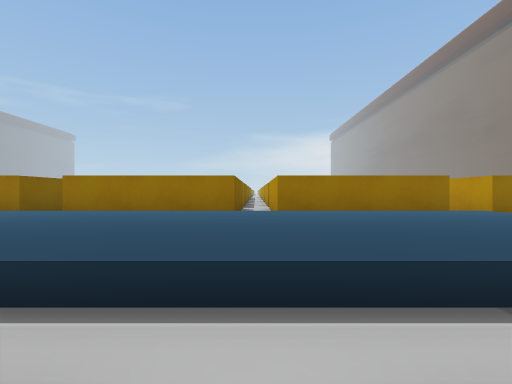
view 1 (above)

20 first-person views from a walk through a 3-D level made in the Unity game engine. The camera is 0.62 m above the floor, looks level and sees 85° across. The floor is counted in squares, 1 m on a side. Each view is taken from the middle of a square. On the plan, view 1 faces up. The plan holds only what a view shows up to about 9 squares ahead; the rest is blank. The place goes on beyond the plan. The player character is not drawn.

view 2
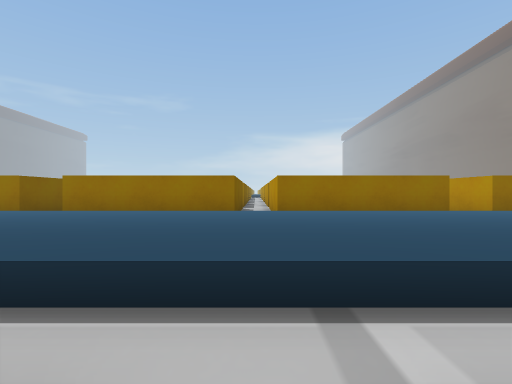

view 3
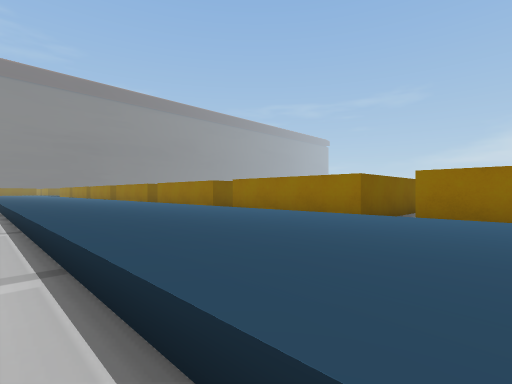

view 4
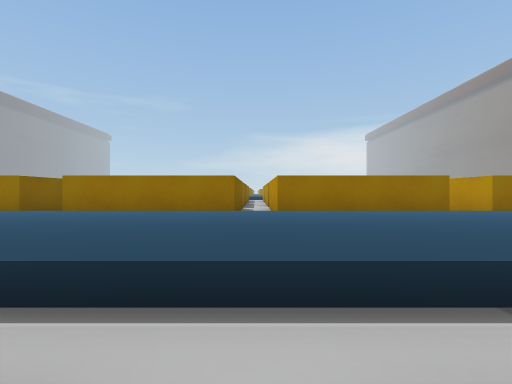

view 5
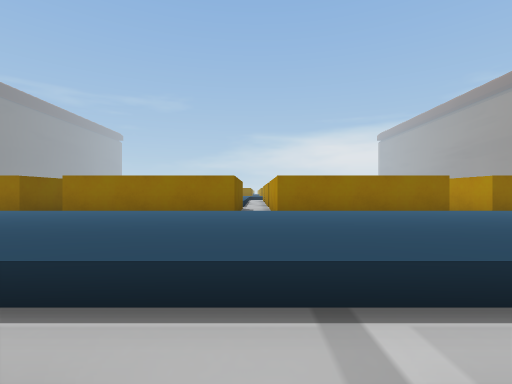

view 6
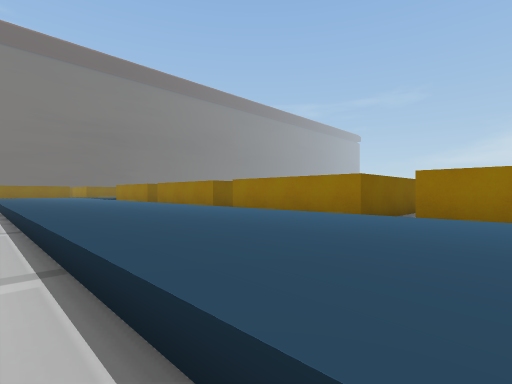

view 7
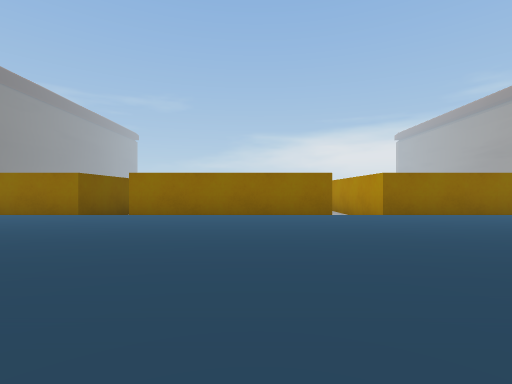

view 8
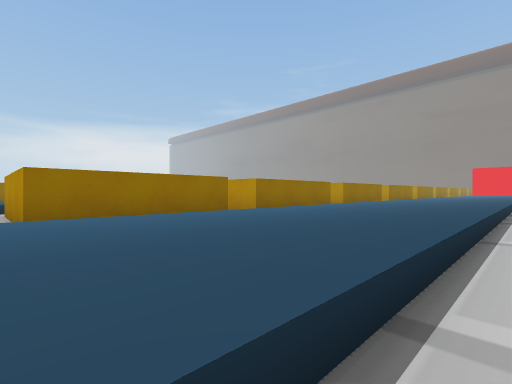

view 9
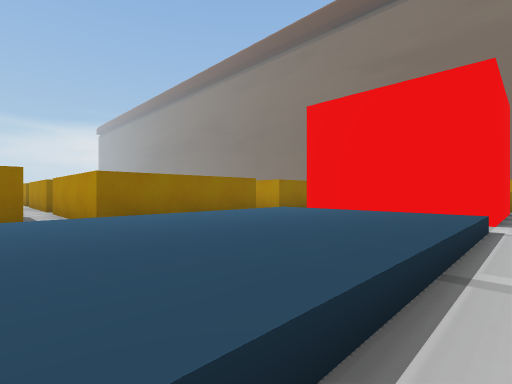

view 10
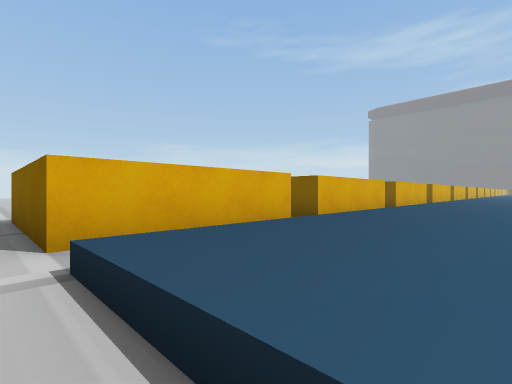

view 11
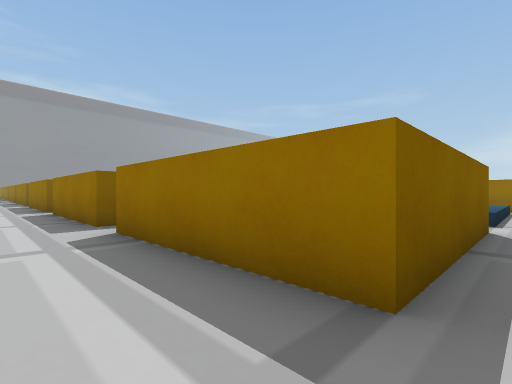

view 12
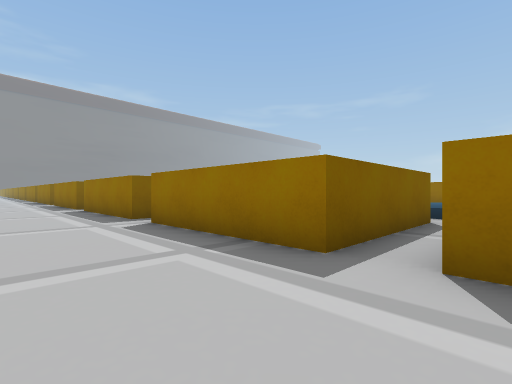

view 13
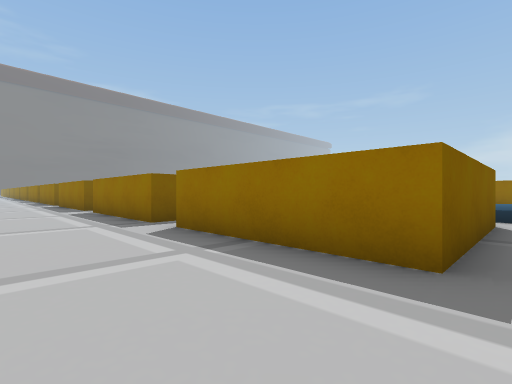

view 14
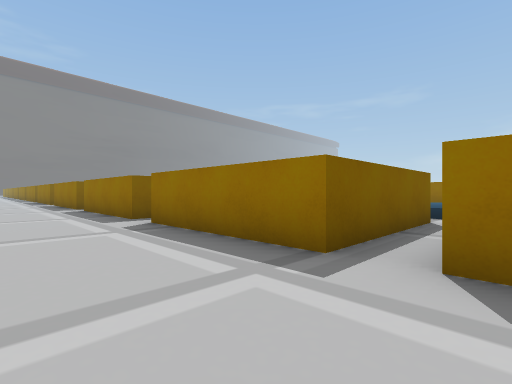

view 15
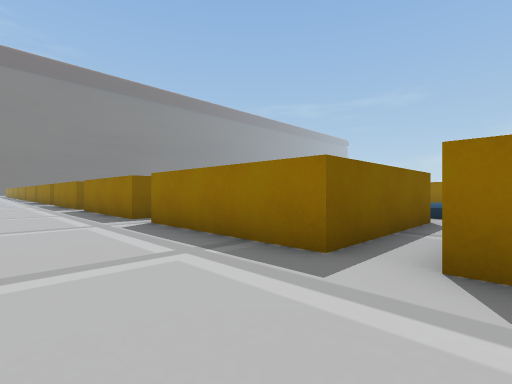

view 16
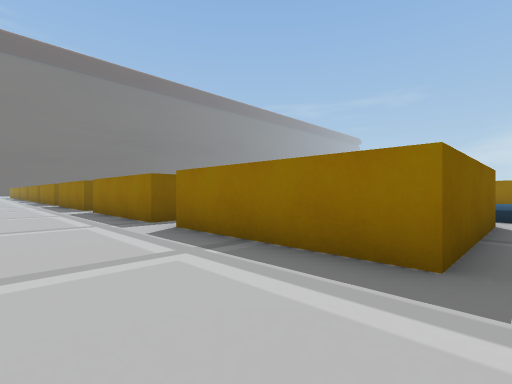

view 17
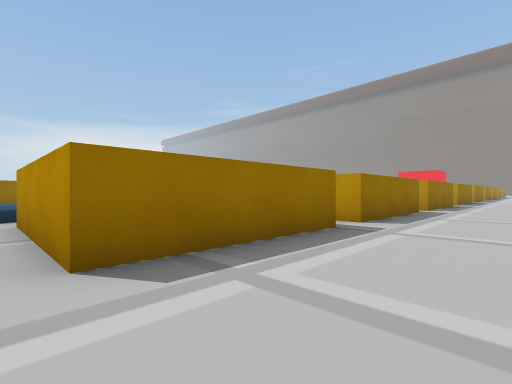

view 18
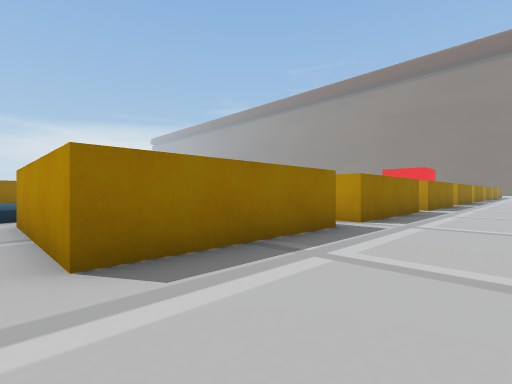

view 19
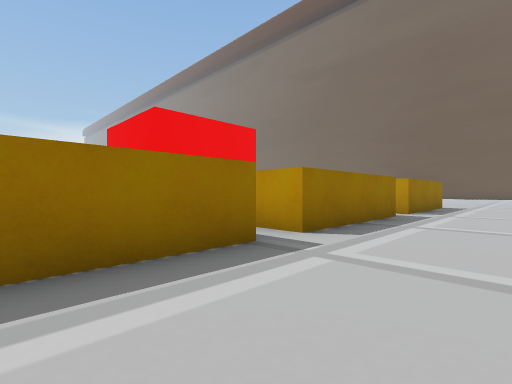

view 20
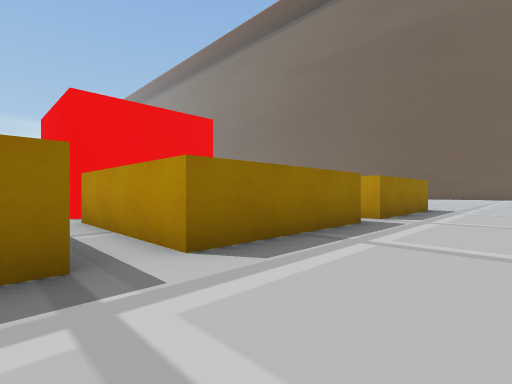

### Floor plan
Key: @ floor where view 1 was taken; # wall or solid block; . floor; ^ raised ledge.
Columns run from 30 left of view 1 to 14 right of it. Each row starts with its distance up from view 1.
 12                               .#
 11                               .
 10 .#  # #            #          .#
  9 .#  #.#  # #  # #  #    # #  #.#
  8  #  # #  # #  # #  # #  # #  # #    #
  7  #### #### #### #### #### #### #### #
  6
  5 ^^^^^^^^^^^^^^^^^^^^^^^^^^^^^^^^^^^ #
  4 ^^^^^^^^^^^^^^^^^^^^^^^^^^^^^^^^^^^.#
  3 ^^^^^^^^^^^^^^^^^^^^^^^^^^^^^^^^^^^.#
  2 ^^^^^^^^^^^^^^^^^^^^^^^^^^^^^^^^^^^.####
  1 ............ .......... ...  ..........
  0 .#   .#  #.   #.   #.   #.####@####.#
 -1 .#   .#  #.   #.   #.   #.   #.   #.#
 -2 .#   .#  #.   #.   #.   #.   #.   #.#
 -3 .####.####.####.####.####.####.####.####.####
 -4 .............................................
 -5 .............................................
 -6 ............................................

Positions as (right, up) in squares from view 1, and headings:
1: (0, 0), facing up
2: (-5, 0), facing up
3: (-8, 1), facing up-left
4: (-15, 0), facing up
5: (-20, 0), facing up
6: (-23, 1), facing up-left
7: (-27, 1), facing up
8: (-30, 1), facing up-right
9: (-1, 1), facing up-right
10: (5, 4), facing down-left
11: (5, -5), facing up-left
12: (1, -6), facing up-left
13: (-5, -6), facing up-left
14: (-9, -6), facing up-left
15: (-14, -6), facing up-left
16: (-20, -6), facing up-left
17: (-30, -6), facing up-right
18: (-25, -6), facing up-right
19: (2, -6), facing up-right
20: (4, -6), facing up-right
